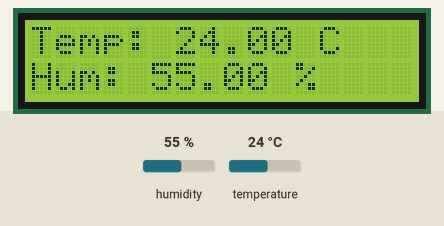
This sketch was run on a simulated Arduino Uno, built with avr-gcc and run on an emulated ATmega328P. Shown: 16×2 character LCD. Inputs (shaded band) come from the test bench; at power-on: humidity 55 %, temperature 24 °C.

Above: at 1.2 s.
1.3 s: humidity set to 22 %
At 3.3 s:
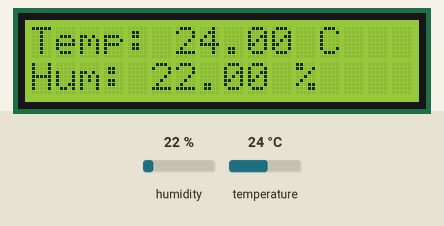
4.0 s: temperature set to 12 °C
At 4.7 s:
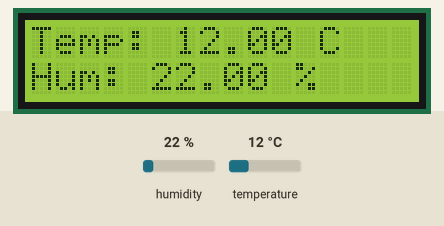
6.7 s: humidity set to 40 %
At 8.7 s:
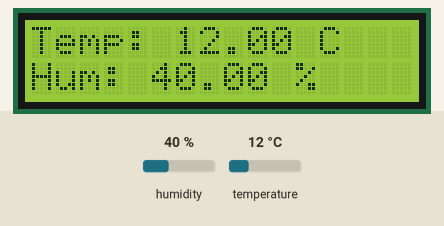
9.7 s: temperature set to 19 °C
At 11.3 s:
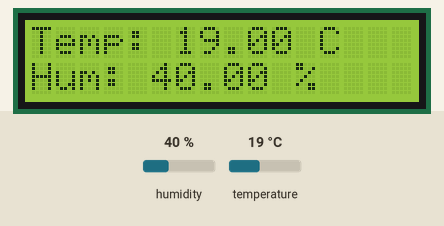
Timing chart, 0 to 12.8 s (numbered marks = the images above; inputs shaded):
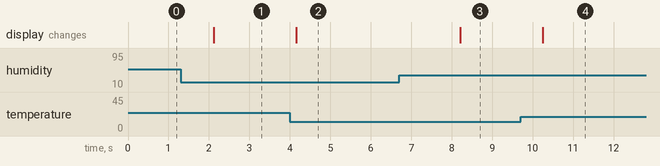

The sketch:

code_check3.ino
```cpp
#include <DHT.h>
#include <DHT_U.h>

#include <LiquidCrystal.h>
#include <DHT.h>                       // ไฟล์ไลบรารี DHT

#define DHTPIN 2                       // พินที่เชื่อมต่อกับ DATA ของ DHT11
#define DHTTYPE DHT11                  // ชนิดของเซ็นเซอร์ DHT

DHT dht(DHTPIN, DHTTYPE);              // สร้างอ็อบเจ็กต์ DHT
LiquidCrystal lcd(8, 9, 10, 11, 12, 13); // RS, E, D4, D5, D6, D7

void setup() {
  lcd.begin(16, 2);                    // เริ่มต้น LCD
  dht.begin();                         // เริ่มต้นเซ็นเซอร์ DHT
  lcd.clear();
  Serial.begin(9600);
}

void loop() {
  // อ่านค่าความชื้นและอุณหภูมิ
  float humidity = dht.readHumidity();
  float temperature = dht.readTemperature();

  // ตรวจสอบว่าอ่านค่าได้สำเร็จหรือไม่
  if (isnan(humidity) || isnan(temperature)) {
    lcd.clear();
    lcd.print("Failed to read");
    lcd.setCursor(0, 1);
    lcd.print("from DHT sensor");
    return;
  }

  // แสดงผลลัพธ์ที่ LCD
  lcd.clear();
  lcd.setCursor(0, 0);
  lcd.print("Temp: ");
  lcd.print(temperature);
  lcd.print(" C");

  lcd.setCursor(0, 1);
  lcd.print("Hum: ");
  lcd.print(humidity);
  lcd.print(" %");

  delay(2000);  // รอ 2 วินาทีเพื่ออ่านค่าใหม่
}
```

Measured:
- after the input at 1.3 s, the display: changes after 0.82 s (image 1)
- after the input at 4.0 s, the display: changes after 0.15 s (image 2)
- after the input at 6.7 s, the display: changes after 1.5 s (image 3)
- after the input at 9.7 s, the display: changes after 0.54 s (image 4)
